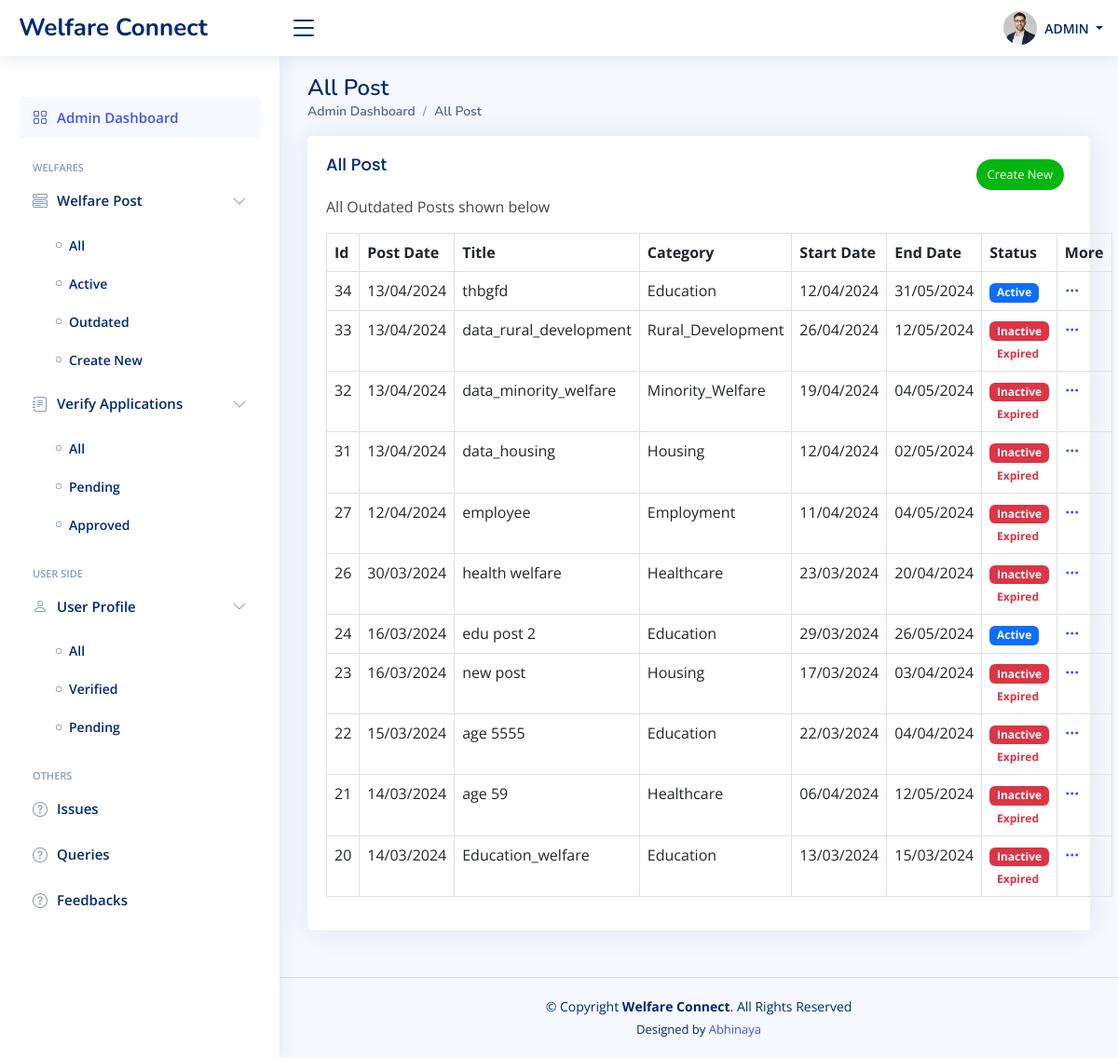
Page /app_admin/post_all/ (signed in) on the committed database.
### AdminApp/models.py (models this page shows, shortened)
class WelfarePost(models.Model):
   post_title = models.CharField(max_length=120, blank=True, null=True)
   post_description = models.TextField(blank=True, null=True)
   post_img = models.ImageField(upload_to='welfare_images/', blank=True, null=True)
   post_age = models.IntegerField(blank=True, null=True, default=0)
   POST_CATEGORY_CHOICES = [
      ('Education', 'Education'),
      ('Healthcare', 'Healthcare'),
      ('Employment', 'Employment'),
      ('Housing', 'Housing'),
      ('Rural_Development', 'Rural Development'),
      ('Minority_Welfare', 'Minority Welfare'),
   ]
   post_category = models.CharField(max_length=60, choices = POST_CATEGORY_CHOICES, blank=True, null=True, default="")
   GENDER_CHOICES = [
      ('M', 'Male'),
      ('F', 'Female'),
      ('O', 'Other'),
      ('All', 'All'),
   ]
   post_gender = models.CharField(max_length=3, choices = GENDER_CHOICES, blank=True, null=True, default="")
   MARITAL_STATUS_CHOICES = [
      ('S', 'Single'),
      ('M', 'Married'),
      ('Both', 'Both'),
   ]
   post_marital_status = models.CharField(max_length=5, choices = MARITAL_STATUS_CHOICES, blank=True, null=True, default="")
   post_children = models.IntegerField(blank=True, null=True, default=0)
   EMPLOYMENT_STATUS_CHOICES = [
      ('Emp', 'Employed'),
      ('Unemp', 'Unemployed'),
      ('Self-emp', 'Self-employed'),
      ('Stud', 'Student'),
      ('Ret', 'Retired'),
      ('All', 'All'),
   ]
   post_employment_status = models.CharField(max_length=10, choices=EMPLOYMENT_STATUS_CHOICES, blank=True, null=True, default="")
   OCCUPATION_CHOICES = [
        ('Government_Employee', 'Government Employee'),
        ('Accountant', 'Accountant'),
        ('Actor/Actress', 'Actor/Actress'),
        ('Architect', 'Architect'),
        ('Artist', 'Artist'),
        ('Baker', 'Baker'),
        ('Banker', 'Banker'),
        ('Barista', 'Barista'),
        ('Bartender', 'Bartender'),
        ('Biologist', 'Biologist'),
        ('Carpenter', 'Carpenter'),
        ('Chef', 'Chef'),
        ('Cleaner', 'Cleaner'),
        ('Computer_Programmer', 'Computer Programmer'),
        ('Dentist', 'Dentist'),
        ('Doctor', 'Doctor'),
        ('Electrician', 'Electrician'),
        ('Engineer', 'Engineer'),
        ('Farmer', 'Farmer'),
        ('Firefighter', 'Firefighter'),
        ('Fisherman', 'Fisherman'),
        ('Flight_Attendant', 'Flight Attendant'),
        ('Graphic_Designer', 'Graphic Designer'),
        ('Hairdresser', 'Hairdresser'),
        ('Journalist', 'Journalist'),
        ('Lawyer', 'Lawyer'),
        ('Librarian', 'Librarian'),
        ('Mechanic', 'Mechanic'),
        ('Musician', 'Musician'),
        ('Nurse', 'Nurse'),
        ('Pharmacist', 'Pharmacist'),
        ('Photographer', 'Photographer'),
        ('Pilot', 'Pilot'),
        ('Plumber', 'Plumber'),
        ('Police_Officer', 'Police Officer'),
        ('Professor', 'Professor'),
        ('Psychologist', 'Psychologist'),
        ('Real_Estate_Agent', 'Real Estate Agent'),
        ('Receptionist', 'Receptionist'),
        ('Scientist', 'Scientist'),
        ('Software_Developer', 'Software Developer'),
        ('Teacher', 'Teacher'),
        ('Truck_Driver', 'Truck Driver'),
        ('Veterinarian', 'Veterinarian'),
        ('Waiter/Waitress', 'Waiter/Waitress'),
        ('Writer', 'Writer'),
        ('All', 'All'),
    ]
   post_occupation = models.CharField(max_length=100, choices=OCCUPATION_CHOICES, blank=True, null=True, default="")
   post_monthly_income = models.FloatField(blank=True, null=True, default=0)
   EDUCATION_CHOICES = [
        ('Primary', 'Primary School'),
        ('Secondary', 'Secondary School'),
        ('High', 'High School'),
        ('Dip', 'Diploma'),
        ("Bachelors", "Bachelor's Degree"),
        ("Masters", "Master's Degree"),
        ('Doctorate', 'Doctorate'),
        ('All', 'All'),
    ]
   post_highest_education = models.CharField(max_length=15, choices=EDUCATION_CHOICES, blank=True, null=True, default="")
   post_highest_education_mark =  models.FloatField(blank=True, null=True, default=0)
   CASTE_CHOICES = [
        ('SC', 'Scheduled Caste (SC)'),
        ('ST', 'Scheduled Tribe (ST)'),
        ('OBC', 'Other Backward Class (OBC)'),
        ('General', 'General'),
        ('Prefer_not_to_say', 'Prefer not to say'),
        ('All', 'All'),
        ('NA', 'NA'),
    ]
   post_caste = models.CharField(max_length=20, choices=CASTE_CHOICES, blank=True, null=True, default="")
   RELIGION_CHOICES = [
        ('Hin', 'Hinduism'),
        ('Isl', 'Islam'),
        ('Chr', 'Christianity'),
        ('Sik', 'Sikhism'),
        ('Bud', 'Buddhism'),
        ('Jai', 'Jainism'),
        ('All', 'All'),
    ]
   post_religion = models.CharField(max_length=15, choices=RELIGION_CHOICES, blank=True, null=True, default="")
   DISABILITY_CHOICES = [
        ('Yes', 'Yes'),
        ('No', 'No'),
        ('All', 'All'),
    ]
   post_has_disabilities = models.CharField(max_length=3, choices=DISABILITY_CHOICES, blank=True, null=True, default="")
   post_active = models.BooleanField(default=True)
   post_verified = models.BooleanField(default=False)
   post_read = models.BooleanField(default=False)
   post_create_date = models.DateTimeField(auto_now_add=True)
   post_start_date = models.DateField(blank=True, null=True, default=None)
   post_end_date = models.DateField(blank=True, null=True, default=None)

### AdminApp/views.py (the view)
# urls.py: path('post_all/', views.PostAllView, name='post_all'),
def PostAllView(request):
    today_date = date.today()
    WelfarePost.objects.filter(post_end_date__lt=today_date).update(post_active=False)
    data = WelfarePost.objects.all().order_by('-id')
    context = {
        'data': data,
        'today_date': today_date
    }
    return render(request, 'AdminApp/Post-All.html', context)

### AdminApp/Templates/AdminApp/Post-All.html (shortened to what this page needs)
{% extends 'Base.html' %}
{% load static %}
{% block main-content %}
{% if user.is_authenticated and user.is_superuser %}
<main id="main" class="main">
   <div class="pagetitle">
      <h1>All Post</h1>
      <nav>
         <ol class="breadcrumb">
            <li class="breadcrumb-item active">Admin Dashboard</li>
            <li class="breadcrumb-item active">All Post</li>
         </ol>
      </nav>
   </div>
   <section class="section dashboard">
      <div class="row">
         <div class="col-lg-12">
            <div class="row">
               <div class="col-12">
                  <div class="card">
                     <div class="card-body">
                        <a class="btn-create-post" href="{% url 'post_create' %}">Create New</a>
                        {% if data %}
                        <h5 class="card-title">All Post</h5>
                        <p>All Outdated Posts shown below</p>
                        {% else %}
                        <p class="text-center mt-5 mb-4">
                           <small>--- No Posts ---</small>
                        </p>
                        {% endif %}
                        {% if data %}
                        <table class="table table-bordered">
                           <thead>
                              <tr>
                                 <th scope="col">Id</th>
                                 <th scope="col">Post Date</th>
                                 <th scope="col">Title</th>
                                 <th scope="col">Category</th>
                                 <th scope="col">Start Date</th>
                                 <th scope="col">End Date</th>
                                 <th scope="col">Status</th>
                                 <th scope="col">More</th>
                              </tr>
                           </thead>
                           <tbody>
                              {% for item in data %}
                              <tr>
                                 <td>{{ item.id }}</td>
                                 <td>{{ item.post_create_date | date:"d/m/Y" }}</td>
                                 <td>{{ item.post_title }}</td>
                                 <td>{{ item.post_category }}</td>
                                 <td>{{ item.post_start_date | date:"d/m/Y" }}</td>
                                 <td>{{ item.post_end_date | date:"d/m/Y" }}</td>
                                 <td>
                                    {% if item.post_active == True %}
                                    <span class="badge bg-primary">Active</span>
                                    {% else %}
                                    <span class="badge bg-danger">Inactive</span>
                                    {% endif %}
                                    {% if item.post_end_date < today_date %} <span class="badge bg-white text-danger">
                                       Expired</span>
                                       {% endif %}
                                 </td>
                                 <td>
                                    <a class="icon" href="#" data-bs-toggle="dropdown"><i
                                          class="bi bi-three-dots"></i></a>
                                 </td>
                              </tr>
                              {% endfor %}
                           </tbody>
                        </table>
                        {% endif %}
                     </div>
                  </div>
               </div>
            </div>
         </div>
      </div>
   </section>
</main>
{% endif %}
{% endblock main-content %}

### Static/assets/css/style.css (style rules this page uses)
:root { scroll-behavior: smooth; }
body { font-family: "Open Sans", sans-serif; background: #f6f9ff; color: #444444; }
a { color: #4154f1; text-decoration: none; }
h1, h2, h3, h4, h5, h6 { font-family: "Nunito", sans-serif; }
#main { margin-top: 60px; padding: 20px 30px; transition: all 0.3s; }
.pagetitle { margin-bottom: 10px; }
.pagetitle h1 { font-size: 24px; margin-bottom: 0; font-weight: 600; color: #012970; }
.card { margin-bottom: 30px; border: none; border-radius: 5px; box-shadow: 0px 0 30px rgba(1, 41, 112, 0.1); }
.card-title { padding: 20px 0 15px 0; font-size: 18px; font-weight: 500; color: #012970; font-family: "Poppins", sans-serif; }
.card-body { padding: 0 20px 20px 20px; }
.breadcrumb { font-size: 14px; font-family: "Nunito", sans-serif; color: #899bbd; font-weight: 600; }
.breadcrumb .breadcrumb-item::before { color: #899bbd; }
.breadcrumb .active { color: #51678f; font-weight: 600; }
@media (min-width: 1200px) { #main, #footer { margin-left: 300px; } }

### AdminApp/Templates/AdminApp/Post-All.html (style rules this page uses)
.btn-create-post { position: relative; }
.btn-create-post { background: #00b60f; padding: 7px 12px; cursor: pointer; text-decoration: none; color: white; border-radius: 50px; font-size: 13px; position: absolute; top: 25px; right: 28px; }

### rows in the picture
WelfarePost: id "34", post_create_date "13/04/2024", post_title "thbgfd", post_category "Education", post_start_date "12/04/2024", post_end_date "31/05/2024", post_active "Active"
WelfarePost: id "33", post_create_date "13/04/2024", post_title "data_rural_development", post_category "Rural_Development", post_start_date "26/04/2024", post_end_date "12/05/2024", post_active "Inactive", shows "Expired"
WelfarePost: id "32", post_create_date "13/04/2024", post_title "data_minority_welfare", post_category "Minority_Welfare", post_start_date "19/04/2024", post_end_date "04/05/2024", post_active "Inactive", shows "Expired"
WelfarePost: id "31", post_create_date "13/04/2024", post_title "data_housing", post_category "Housing", post_start_date "12/04/2024", post_end_date "02/05/2024", post_active "Inactive", shows "Expired"
WelfarePost: id "27", post_create_date "12/04/2024", post_title "employee", post_category "Employment", post_start_date "11/04/2024", post_end_date "04/05/2024", post_active "Inactive", shows "Expired"
WelfarePost: id "26", post_create_date "30/03/2024", post_title "health welfare", post_category "Healthcare", post_start_date "23/03/2024", post_end_date "20/04/2024", post_active "Inactive", shows "Expired"
WelfarePost: id "24", post_create_date "16/03/2024", post_title "edu post 2", post_category "Education", post_start_date "29/03/2024", post_end_date "26/05/2024", post_active "Active"
WelfarePost: id "23", post_create_date "16/03/2024", post_title "new post", post_category "Housing", post_start_date "17/03/2024", post_end_date "03/04/2024", post_active "Inactive", shows "Expired"
WelfarePost: id "22", post_create_date "15/03/2024", post_title "age 5555", post_category "Education", post_start_date "22/03/2024", post_end_date "04/04/2024", post_active "Inactive", shows "Expired"
WelfarePost: id "21", post_create_date "14/03/2024", post_title "age 59", post_category "Healthcare", post_start_date "06/04/2024", post_end_date "12/05/2024", post_active "Inactive", shows "Expired"
WelfarePost: id "20", post_create_date "14/03/2024", post_title "Education_welfare", post_category "Education", post_start_date "13/03/2024", post_end_date "15/03/2024", post_active "Inactive", shows "Expired"
